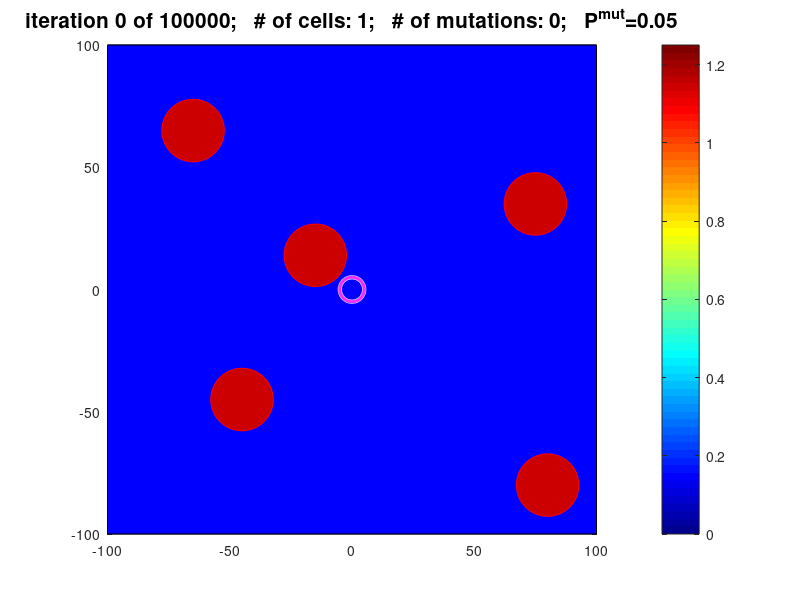
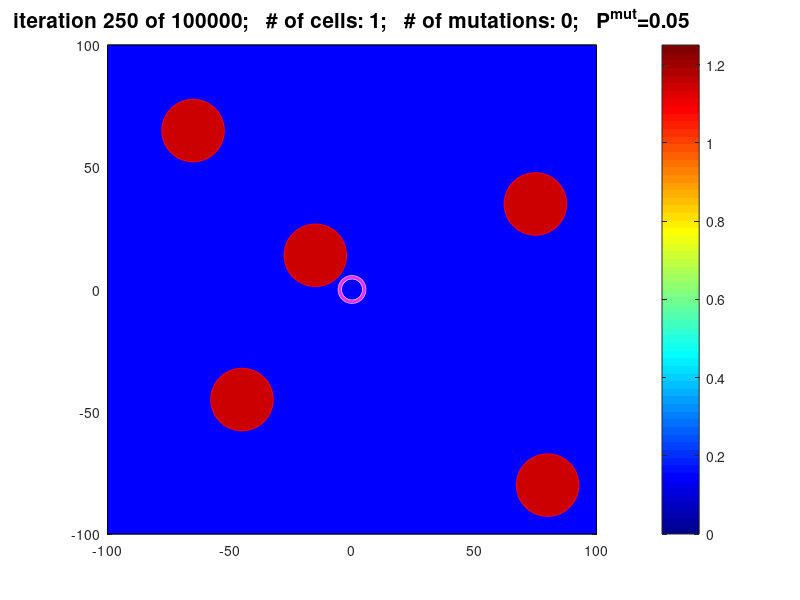
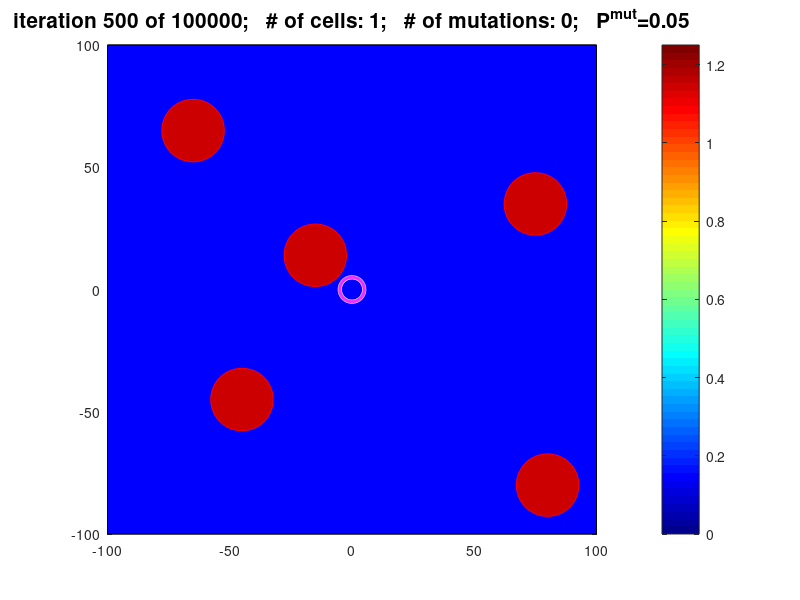
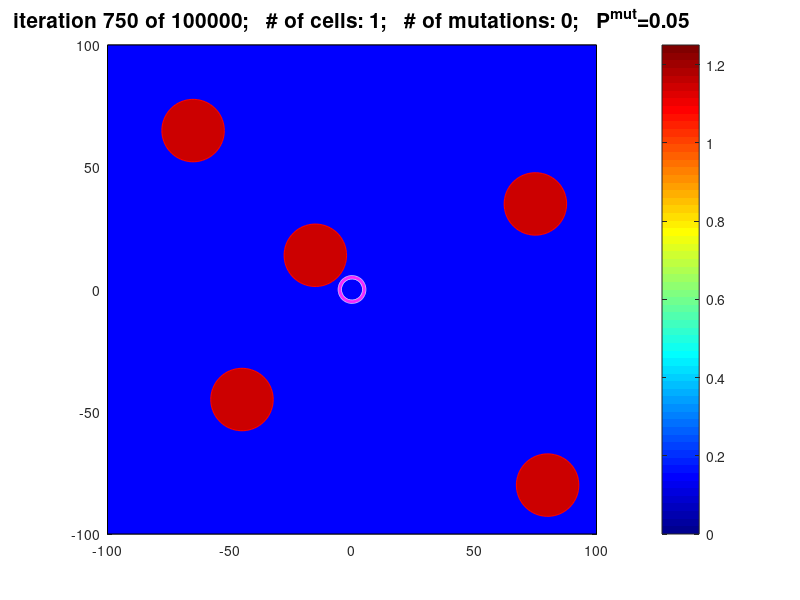

Here is the MATLAB script that generated these plots, in order: (Note: a time limit stopped this script after it produced the figures.)
function tumorGrowth_example1
%%%%%%%%%%%%%%%%%%%%%%%%%%%%%%%%%%%%%%%%%%%%%%%%%%%%%%%%%%%%%%%%%%%%%%
%% This is a companion code for the paper "LinG3D: Visualizing the  %%
%% Spatio-Temporal Dynamics of Clonal Evolution" by A. Hu, A.M.E.   %%
%% Ojwang', K.D. Olumoyin, and K.A. Rejniak                         %%
%% This code generates tumor growth data 'cell_history', 'cellXY_##'%%
%% and 'cellID_##' (where ## is the iteration number) used in all   %%
%% routines for visualization of the 3D linage trees of the tumor.  %%
%%                                                                  %%
%% for the examples discussed in the paper use:                     %%
%% example 1: pathdata='exampleB05';  probmut=0.050;                %%
%% example 2: pathdata='exampleB005'; probmut=0.005;                %%
%%                                                                  %%
%% October 31, 2022                                                 %%
%%%%%%%%%%%%%%%%%%%%%%%%%%%%%%%%%%%%%%%%%%%%%%%%%%%%%%%%%%%%%%%%%%%%%%

% example 1
probmut=0.050;            % prob of mutation [0.05 or 0.005]
pathname='exampleB05';

% example 2
%probmut=0.005;           % prob of mutation [0.05 or 0.005]
%pathname='exampleB005';


% switch for saving data: toSave=1 save data; toSave=0 do not save data
toSave=1;
if toSave==1
  dirnamefigs=[pathname,'/figs']; mkdir(dirnamefigs) 
  dirnamedata=[pathname,'/data']; mkdir(dirnamedata)
end


 rng(7); % fixed random number generator for comparison between examples


Ncells=1;                % number of cells
cellXY=[0,0];            % cell coordinates [microns] 
Amat=18*60;              % cell average maturation age [sec]
age=[0.75*Amat];         % cell current age
ageDiv=[Amat];           % cell division age
drugcell=[0];            % drug level absorbed by the cell
mutate=[0];              % cell mutation state

rad=5;                   % cell radius microns
Nneig=5;                 % number of neighbors for overcrowding   
probdie=0.8;             % prob of random dying
probDrugdie=0.85;        % prob of drug-induced dying
Nmutate=0;               % number of mutation 
Cellupt=0.015;           % cell uptake
drugth=4;                % threshold for cell killing level

stif=50;                 % springs stiffness 
nu=250;                  % viscosity of medium
                    
Nvess=5;                 % number of vessel
vess=[-45,-45;-15,14;-65,65;75,35;80,-80];  % coordinate of each vessel 
Infvess=[5,5,5,5,5];     % influx of the vessel 
Radvess=10;              % radius of the vessel


%domain 
xmin=-100; xmax=100; ymin=-100; ymax=100;  % computation al domain
hg=5;                                      % grid width 
xxg=xmin:hg:xmax; yyg=ymin:hg:ymax;        % grid for drawing contours
Ngx=length(xxg); Ngy=length(yyg);          % size of grid in x- & y-

% drug
drug=zeros(Ngx+2,Ngy+2); % drug domain
diff=10;                 % drug diffusion coefficient
step=3;                  % radius of sensing the drug by the cell


dt=0.25;                 % time step [sec]
Niter=100000;            % number of iterations
Ndrugi=60000;            % initial iteration for drug injection
Ndraw=250;               % frequency of drawning and saving


% data required for drawing the 3D trees
cellID=[1];              % unigue cell index
NcellID=1;               % curent maximal cell index number
cell_history=[1,0,0,0,0]; % data format needed for defining the 3D trees
  % [cell ID, clone ID, mother ID, birth iter, div/death iter]
 


%draw the figure 
figure ('position',[250,100,900,750]);


% main loop
for iter=0:Niter
  
   %boundary conditions
   drug(1,:)=drug(2,:);
   drug(Ngx+2,:)=drug(Ngx+1,:);
   drug(:,1)=drug(:,2);
   drug(:,Ngy+2)=drug(:,Ngy+1);
    
   %influx of drug 
   if iter>=Ndrugi
     for k=1:Nvess
       vi=2+floor((vess(k,1)-xmin)/hg); 
       vj=2+floor((vess(k,2)-ymin)/hg);
       for i=-3:3
         for j=-3:3
           if (vi+i+1<Ngx+2)&&(vi+i+1>0)&&(vj+j+1<Ngy+2)&&(vj+j+1>0)
             dx=xmin+hg*(vi+i-1)-vess(k,1); dy=ymin+hg*(vj+j-1)-vess(k,2);
             dxy=sqrt(dx^2+dy^2);
             if dxy<Radvess drug(vi+i+1,vj+j+1)=Infvess(k)*dt; end  
           end % if 
         end % for j
       end % for i
     end % for k
   end %for iter>
    
   %diffusion
   for i=2:Ngx+1
     for j=2:Ngy+1
       drug(i,j)=drug(i,j)+(diff*dt/(hg*hg))*(drug(i-1,j)+drug(i+1,j)+...
                 drug(i,j+1)+drug(i,j-1)-4*drug(i,j));
     end % for j
   end % for i
    
   %drug uptake
   for k=1:Ncells
     ci=2+floor((cellXY(k,1)-xmin)/hg);
     cj=2+floor((cellXY(k,2)-ymin)/hg);
     for i=-3:3
       for j=-3:3
         if (ci+i+1<Ngx+2)&&(ci+i+1>0)&&(cj+j+1<Ngy+2)&&(cj+j+1>0)
           dx=xmin+hg*(ci+i-1)-cellXY(k,1); dy=ymin+hg*(cj+j-1)-cellXY(k,2);
           dxy=sqrt(dx^2+dy^2);
           if dxy<rad
             drugcell(k)=drugcell(k)+dt*Cellupt*drug(ci+i+1,cj+j+1);
             drug(ci+i+1,cj+j+1)=max(0,drug(ci+i+1,cj+j+1)*(1-dt*Cellupt));
           end % if dxy
         end % if
       end % for j
     end % for i 
   end % for k
 
    
   % cell random death
   Ncells2=0;
   for k=1:Ncells
     if (rand<probdie)&&(age(k)>2*ageDiv(k)) 
       cell_history(cellID(k),5)=iter;     
       % [cell ID, clone ID, mother ID, birth iter, div/death iter]
     else
       Ncells2=Ncells2+1;
       cellXY2(Ncells2,1:2)=cellXY(k,1:2); age2(Ncells2)=age(k); 
       ageDiv2(Ncells2)=ageDiv(k); mutate2(Ncells2)=mutate(k); 
       drugcell2(Ncells2)=drugcell(k); cellID2(Ncells2)=cellID(k);        
     end  
   end
   if Ncells2>0
     clear Ncells cellXY age ageDiv mutate drugcell cellID 
     Ncells=Ncells2;
     cellXY=cellXY2; age=age2; ageDiv=ageDiv2;
     mutate=mutate2; drugcell=drugcell2; cellID=cellID2;
     clear Ncells2 cellXY2 age2 ageDiv2 mutate2 drugcell2 cellID2  
   end

   % drug induced death
   Ncells2=0;
   for k=1:Ncells
     if  (mutate(k)==0)&&(drugcell(k)>drugth)&&(rand>probDrugdie)
       cell_history(cellID(k),5)=iter;      
       % [cell ID, clone ID, mother ID, birth iter, div/death iter]
     else  
       Ncells2=Ncells2+1;
       cellXY2(Ncells2,1:2)=cellXY(k,1:2); age2(Ncells2)=age(k);
       ageDiv2(Ncells2)=ageDiv(k); mutate2(Ncells2)=mutate(k);
       drugcell2(Ncells2)=drugcell(k); cellID2(Ncells2)=cellID(k); 
     end 
   end
   if Ncells2>0
     clear Ncells cellXY age ageDiv mutate drugcell cellID  
     Ncells=Ncells2;
     cellXY=cellXY2; age=age2; ageDiv=ageDiv2;
     mutate=mutate2; drugcell=drugcell2; cellID=cellID2;
     clear Ncells2 cellXY2 age2 ageDiv2 mutate2 drugcell2 cellID2 
   end
    
    
   age=age+dt;          % increase cell age
  

   % calculate nearby cell
   neig=zeros(Ncells,1);
   for i=1:Ncells-1
     for j=i+1:Ncells
       dx=cellXY(i,1)-cellXY(j,1); dy=cellXY(i,2)-cellXY(j,2);     
       dxy=sqrt(dx^2+dy^2);
       if (dxy<3*rad)&&(dxy>0) 
         neig(i,1)=neig(i,1)+1; neig(j,1)=neig(j,1)+1; 
       end 
     end % if j
   end % if i
 
  
   % cell division
   for ij=1:Ncells
     if (age(ij)>ageDiv(ij))&&(neig(ij)<Nneig)
       cell_history(cellID(ij),5)=iter-1;    
        % [cell ID, clone ID, mother ID, birth iter, div/death iter]

       Ncells=Ncells+1;   
       alpha=2*pi*rand;
       cellXY(Ncells,1:2)= cellXY(ij,1:2)+0.5*rad*[cos(alpha),sin(alpha)];
       age(Ncells)=0;
       ageDiv(Ncells)=ageDiv(ij)+(rand-0.5)*10;
       neig(Ncells)=0;
       drugcell(Ncells)=0;
       mutate(Ncells)=mutate(ij);
        
       NcellID=NcellID+1;                   
       cell_history(NcellID,1:5)=[NcellID,mutate(ij),cellID(ij),iter,0];  
       cellID(Ncells)=NcellID;               

       age(ij)=0;
       ageDiv(ij)=ageDiv(ij)+(rand-0.5)*10;
       neig(ij)=0;
       drugcell(ij)=0;
          
       NcellID=NcellID+1;                   
       cell_history(NcellID,1:5)=[NcellID,mutate(ij),cellID(ij),iter,0];  
       cellID(ij)=NcellID;                  
        
       if (rand<probmut)&&(iter>=0.8*Ndrugi) %prob of mutation  
         ageDiv(Ncells)=0.5*Amat;
         mutate(Ncells)=Nmutate+1;
         ageDiv(ij)=0.5*Amat;
         mutate(ij)=Nmutate+1;
         Nmutate=Nmutate+1;
          
         cell_history(NcellID-1,2)=Nmutate;  
         cell_history(NcellID  ,2)=Nmutate;  
         % [cell ID, clone ID, mother ID, birth iter, div/death iter]
       end     
     end
   end
  
  
    % cell-cell repulsive forces
    force=zeros(Ncells,2);
    for i=1:Ncells-1
      for j=i+1:Ncells
        dx=cellXY(i,1)-cellXY(j,1);
        dy=cellXY(i,2)-cellXY(j,2);  
        dxy=sqrt(dx^2+dy^2);
        if (dxy<2*rad)&&(dxy>0)
          force(i,1:2)=force(i,1:2)+stif*(2*rad-dxy)*[dx,dy]/dxy;
          force(j,1:2)=force(j,1:2)-stif*(2*rad-dxy)*[dx,dy]/dxy;
        end % if dxy
      end % if j
    end % if i
  
    % vessel-cell repulsive forces
    for i=1:Ncells
      for j=1:Nvess
        dx=cellXY(i,1)-vess(j,1);
        dy=cellXY(i,2)-vess(j,2);  
        dxy=sqrt(dx^2+dy^2);
        if (dxy<(rad+Radvess))&&(dxy>0)
          force(i,1:2)=force(i,1:2)+2*stif*(rad+Radvess-dxy)*[dx,dy]/dxy;
        end % if dxy
      end % if j
    end % if i
  
    
    % cell relocation
    cellXY=cellXY+dt*force/nu;
  
    % remove cells outside the domain
    Ncells2=0;
    for k=1:Ncells
      if (cellXY(k,1)>xmin)&&(cellXY(k,1)<xmax)&&(cellXY(k,2)>ymin)&&(cellXY(k,2)<ymax) 
        Ncells2=Ncells2+1;
        cellXY2(Ncells2,1:2)=cellXY(k,1:2);
        age2(Ncells2)=age(k);
        ageDiv2(Ncells2)=ageDiv(k);
        mutate2(Ncells2)=mutate(k);
        drugcell2(Ncells2)=drugcell(k);        
        cellID2(Ncells2)=cellID(k);       
      else
        cell_history(cellID(k),5)=iter;     
        % [cell ID, clone ID, mother ID, birth iter, div/death iter]
      end
    end    
    if Ncells2>0
      clear Ncells cellXY age ageDiv mutate drugcell cellID  
      Ncells=Ncells2;
      cellXY=cellXY2; age=age2; ageDiv=ageDiv2;
      mutate=mutate2; drugcell=drugcell2; cellID=cellID2;          
      clear Ncells2 cellXY2 age2 ageDiv2 mutate2 drugcell2 cellID2
    end
     
        
  
    % draw and save the data
    if (mod(iter,Ndraw)==0)||(iter==Niter)
       draw_image(xxg,yyg,drug,Ngx,Ngy,Infvess,dt,Nvess,vess,Radvess,...
       cellXY,rad,Ncells,mutate,iter,Niter,probmut,xmin,xmax,ymin,ymax)
       
              
       if toSave==1
         filename=[dirnamefigs,'/fig_',num2str(iter),'.jpg'];
         print(filename,'-djpeg')
        
         filename=[dirnamedata,'/cellXY_',num2str(iter),'.txt'];
         save(filename,'cellXY','-ascii')
         cellID=cellID';
         filename=[dirnamedata,'/cellID_',num2str(iter),'.txt'];
         save(filename,'cellID','-ascii')
       end   
     end  % if mod  
   end  % for iter
    
  
   % save data for the 3D lineage trees
   if toSave==1
     filename=[dirnamedata,'/cell_history.txt'];
     save(filename,'cell_history','-ascii')
    
     filename=[dirnamedata,'/drug.txt'];
     save(filename,'drug','-ascii')
   end    
        
end  % end of "function"

%~~~~~~~~~~~~~~~~~~~~~~~~~~~~~~~~~~~~~~~~~~~~~~~~~~~~~~~~~~~~~~~~~~~~~~~
%-----------------------------------------------------------------------
function draw_image (xxg,yyg,drug,Ngx,Ngy,Infvess,dt,Nvess,vess,Radvess,...
cellXY,rad,Ncells,mutate,iter,Niter,probmut,xmin,xmax,ymin,ymax)

    clf
    
    %draw drug distribution
    if max(max(drug))>0 
      contourf(xxg,yyg,drug(2:Ngx+1,2:Ngy+1)',[0:0.1:max(Infvess)],'edgecolor','none');
    else
      fill([xmin,xmax,xmax,xmin,xmin],[ymin,ymin,ymax,ymax,ymin],'b')
    end
    colormap(jet)
    colorbar
    caxis([0,max(Infvess)*dt])
    hold on
    axis equal
    
 
    % draw vessels
    viscircles(vess,Radvess*ones(Nvess,1),'color','r');
    plot(vess(:,1),vess(:,2),'ro','markersize',45,'markerfacecolor',[204,0,0]/255)
 
    % draw cells
    color=DefineNewColorPalette;
    Ncolor=size(color,1); 
    for jj=0:max(mutate)  
      ind=find(mutate==jj);
      colorj=mod(jj,Ncolor)+1;
      viscircles(cellXY(ind,1:2),rad*ones(length(ind),1),'color',color(colorj,1:3));
    end
    
    axis([xmin,xmax,ymin,ymax])
    
    title(['iteration ',num2str(iter),' of ',num2str(Niter),...
      ';   # of cells: ',num2str(Ncells),';   # of mutations: ',...
      num2str(max(mutate)),';   P^{mut}=',num2str(probmut)],'FontSize',15)
   pause(0.1)
    
end
%~~~~~~~~~~~~~~~~~~~~~~~~~~~~~~~~~~~~~~~~~~~~~~~~~~~~~~~~~~~~~~~~~~~~~~~
function color=DefineNewColorPalette
    
  color=[255,  0,255;255,  0,  0;  0,255,255;  0,  0,255;  0,255,  0;...
           0,  0,  0;255,191,  0;255,255,  0;191,255,  0;128,128,  0;...
         255,182,193;  0,191,255;  0,128,255;250,235,215;128,  0,255;...
         154,205, 50;255,  0,128;102,  0,  0;102, 77,  0;  0,102,102;...
         204,204,255;255,204,255;153,204,255;255,153,153;  0,153,  0;...
           0,153,153;153,  0, 77;255,228,225;128,  0,  0;102,102,153;...
         153,255,204;218,112,214;255,128,  0;192,192,192;128,128,128;...
          75,  0,130;165, 42, 42;216,191,216;220, 20, 60;245,222,179;...
         255, 99, 71;255,127, 80;205, 92, 92;240,128,128;233,150,122;...
         250,128,114;255,160,122;255, 69,  0;255,140,  0;255,165,  0;...
         255,215,  0;184,134, 11;218,165, 32;  0,100,  0;255,240,245;...
         188,143,143;255,248,220; 50,205, 50;144,238,144;152,251,152;...
         143,188,143;  0,250,154;  0,255,127; 46,139, 87;102,205,170;...
          60,179,113; 32,178,170; 47, 79, 79;  0,128,128;  0,139,139;...
         240,230,140;245,245,220;224,255,255;  0,206,209;255,228,181;...
         255, 20,147;175,238,238;127,255,212;176,224,230; 95,158,160;...
          70,130,180;100,149,237;222,184,135; 30,144,255;238,232,170;...
         189,183,107;107,142, 35;124,252,  0;127,255,  0;173,255,  47;...
         178, 34, 34;221,160,221;255,235,205]/255;          
end
%~~~~~~~~~~~~~~~~~~~~~~~~~~~~~~~~~~~~~~~~~~~~~~~~~~~~~~~~~~~~~~~~~~~~~~~
%-----------------------------------------------------------------------
